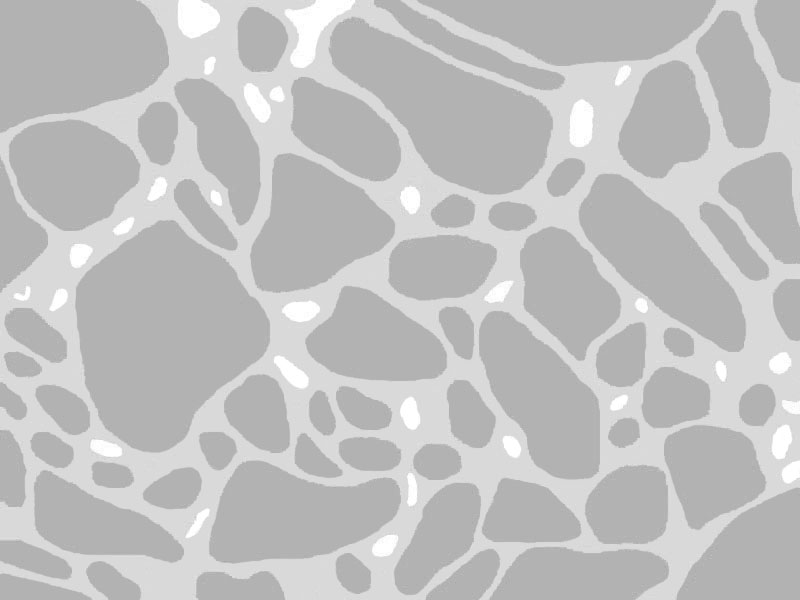
%> input picture 3phase.jpg, 800 x 600 px
$ octave example3.m   (GNU Octave 9; MATLAB toolbox functions it lacks are replaced by stand-ins)
%> lines starting %> are read from the running program, lines starting %| are printed output that depends on the picture; in (x1, y1, x2, y2) boxes, pixels count from 0 and x2, y2 are one past the last pixel; in counts of white or black regions, pixels touching at a corner belong together; the program's own positions count from 1
### subroutine/vectorization2.m
function [ P] = vectorization2(x1,error)%,frac
% vectorization
% x1=imread('2000-4.jpg');

err=error;
% [6 lines of commented-out code are left out]
[L, num]=bwlabel(x1,4);

% disp(['Particle Fraction is ', num2str(frac)]);
disp(['Particle Number is ', num2str(num)]);
RS=zeros(1,num);
%%%%%%%%%%%%%%%%%%%%%%%%%%%%%%%%%%%
LINE_OUT=cell(10,num);
%%%%%%%%%%%%%%%%%%%%%%%%%%%%%%%%%%%
Total_Line=zeros(1000000,4);K1=1;K2=1;
% fid=fopen('2000-23.dxf','wt+');
% write_dxf_head(fid);
for I=1:num
    if mod(I,10)==0
        disp(['Num ',num2str(I),' / ',num2str(num)]);
    end
    T=L;
    T(T~=I)=255;T(T==I)=0;
    % image(T)
    [r,c]=find(T==0);
    alength=size(r,1);    Line=ones(alength*4,4);
    RS(1,I)=alength;
    for i=1:alength
        %LINE 1
        Line(4*(i-1)+1,2)=r(i)-1;Line(4*(i-1)+1,1)=c(i)-1;        Line(4*(i-1)+1,4)=r(i)-1;Line(4*(i-1)+1,3)=c(i)+1-1;
        %LINE 2
        Line(4*(i-1)+2,2)=r(i)-1;Line(4*(i-1)+2,1)=c(i)+1-1;        Line(4*(i-1)+2,4)=r(i)+1-1;Line(4*(i-1)+2,3)=c(i)+1-1;
        %LINE 3
        Line(4*(i-1)+3,2)=r(i)+1-1;Line(4*(i-1)+3,1)=c(i)-1;        Line(4*(i-1)+3,4)=r(i)+1-1;Line(4*(i-1)+3,3)=c(i)+1-1;
        %LINE 4
        Line(4*(i-1)+4,2)=r(i)-1;Line(4*(i-1)+4,1)=c(i)-1;        Line(4*(i-1)+4,4)=r(i)+1-1;Line(4*(i-1)+4,3)=c(i)-1;
    end
    [C,IA,IC]=unique(Line,'rows');
    index=1:1:alength*4;
    irep=setdiff(index,IA);
    tirep=Line(irep,:);
    [c]=setdiff(C,tirep,'rows');
    [C,ia,ib] = intersect(Line,c,'rows');
    FLine=Line(ia,:);
% [21 lines of commented-out code are left out]
    Vert_Polyline=sort_line_mod2(FLine,error);
    LINE_OUT{1,I}=length(Vert_Polyline);
    for ii=1:length(Vert_Polyline)
        tmp=Vert_Polyline{ii};
%         LINE_OUT{1+i,I}=tmp;
%         plot(tmp(:,1),size(L,1)-tmp(:,2),'-o');hold on

        if size(tmp,2)~=0  %%%%%%%%
            x=tmp(:,1);
            y=size(L,1)-tmp(:,2);
            for i=1:size(x,1)
                if abs(x(i)-0)<=err
                    x(i)=0;
                elseif abs(x(i)-size(L,2))<=err
                    x(i)=size(L,2);
                end
            end
            for i=1:size(y,1)
                if abs(y(i)-0)<=err
                    y(i)=0;
                elseif abs(y(i)-size(L,1))<=err
                    y(i)=size(L,1);
                end
            end
%             plot(x,y); hold on
            LINE_OUT{1+ii,I}=[x,y];
%             PT{J}=[x,y];%size(L,1)-
            %   text(mean(x(:)),mean(y(:)),num2str(I)) ;
            %   hold on
        else
            break;  %%%%%%%
        end    %%%%%%%%
    end
end
% [10 lines of commented-out code are left out]
vert_bou=[0 0;0 size(L,1);size(L,2) size(L,1) ;size(L,2) 0;0 0];
% x=vert_bou(:,1);y=vert_bou(:,2);
% plot(x,y); hold on
LINE_OUT{1,I+1}=1;
LINE_OUT{2,I+1}=vert_bou;
% num=num+1;
P=LINE_OUT;
for i=1:size(LINE_OUT,2)
    sarea=zeros(1,LINE_OUT{1,i});
    for j=1:LINE_OUT{1,i}
%         tmp=P{j+1,i};
%         plot(tmp(:,1),tmp(:,2),'-o');hold on
        tmp=LINE_OUT{j+1,i};
        sarea(j)=polyarea(tmp(:,1),tmp(:,2));
    end
    pos=find(sarea==max(sarea));
    LINE_OUT{2,i}=LINE_OUT{1+pos,i};
    kk=0;
    for k=1:pos-1
        kk=kk+1;
        P{2+kk,i}=LINE_OUT{1+k,i};
    end
    for k=pos+1:LINE_OUT{1,i}
        kk=kk+1;
        P{2+kk,i}=LINE_OUT{1+k,i};
    end

end


% P=LINE_OUT;
end

### subroutine/sort_line_mod2.m
function [vert] = sort_line_mod2(mline,error)
%SORT_LINE ?
P1=mline(:,1:2);P2=mline(:,3:4);
PV=[P1;P2];
PV = unique(PV,'rows');
PL=PV;lline=mline;
t=size(PL,1);
pvert=cell(10,1);mp=pvert;np=0;
% while isempty(PL)
while ~isempty(lline)
np=np+1;
vert(1,1)=lline(1,1);vert(1,2)=lline(1,2);
vert2=[lline(1,3),lline(1,4)];
% lline=setdiff(lline,lline(1,:),'rows');
lline(1,:)=[];
k=1; ij=1;
while ij==1
    P1=lline(:,1:2);P2=lline(:,3:4);
    %找到相连的点
    pos_1=panduan_in(P1,vert(k,:));
    pos_2=panduan_in(P2,vert(k,:));
    if isempty(pos_1)
        if ~isempty(pos_2)
            k=k+1;
            vert(k,:)=P1(pos_2,:);
            lline(pos_2,:)=[];
            %lline=setdiff(lline,lline(pos_2,:),'rows');
        end
    else
        k=k+1;
        vert(k,:)=P2(pos_1(1),:);
        lline(pos_1(1),:)=[];
        %lline=setdiff(lline,lline(pos_1,:),'rows');
    end
    if vert(k,:)==vert2
        k=k+1;
        vert(k,:)=vert(1,:);
%         lline=setdiff(lline,lline(1,:),'rows');
        ij=0;
    end
end
% plot(vert(1:k,1),vert(1:k,2),'-o'); hold on
pvert{np}=vert(1:k,:);
mp{np}=boundary_smooth(pvert{np},error);
end

vert=mp(1:np);
end

### example3.m
clear;clc
tic;
addpath subroutine
% image_file='DigiSim.jpg';
image_file='3phase.jpg';
scale=0.1;  error=3.5;
fn=image_file(1:length(image_file)-4);
x1=imread(image_file);
%> x1 is the input picture: size 600x800x3 uint8; min 159, max 255, mean 192.4
x=x1(:,:,1);
% Vectorization bitmap
x1=x;
x1(x1<240)=0;
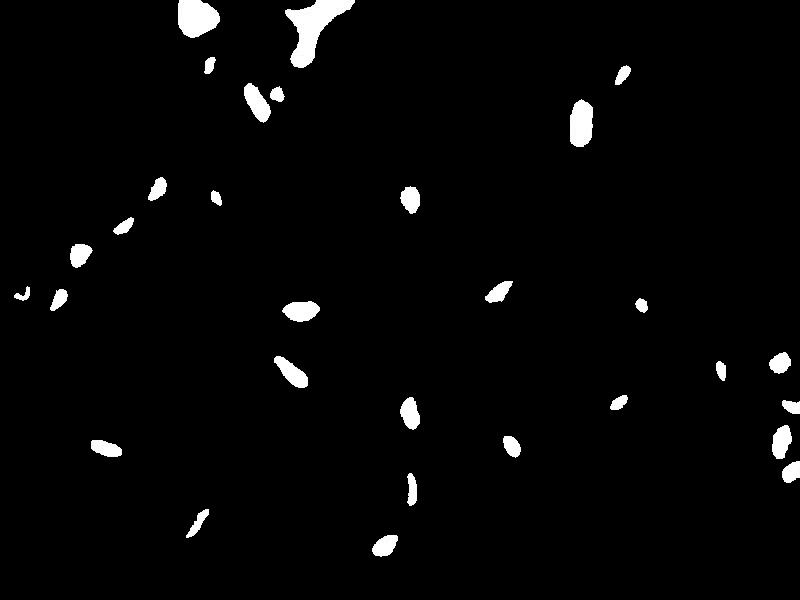
%> x1: size 600x800 uint8; min 0, max 255, mean 6.5
x1(x1>240)=1;
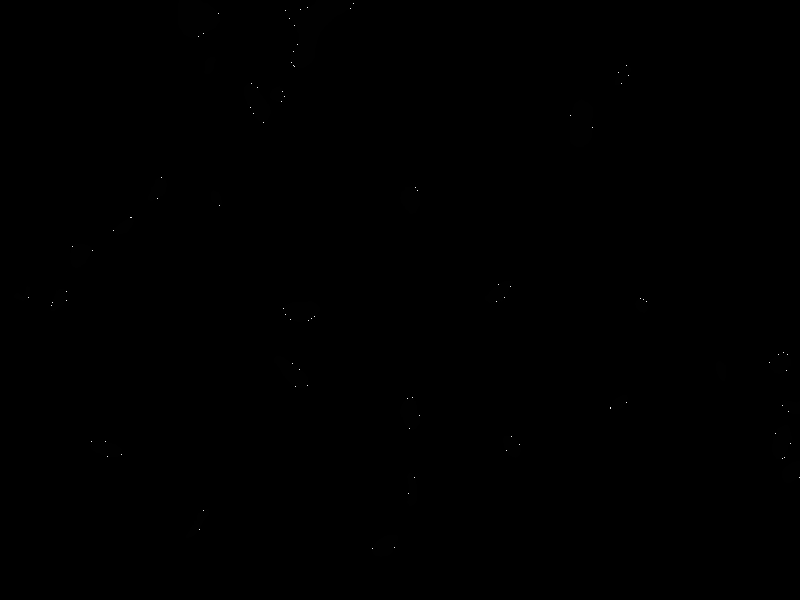
%> x1: size 600x800 uint8; 2.54% of pixels changed, all inside (x1, y1, x2, y2) = (14, 0, 800, 557)
[P1] = vectorization2(x1,error);
%> in vectorization2, `[L, num]=bwlabel(x1,4);`:
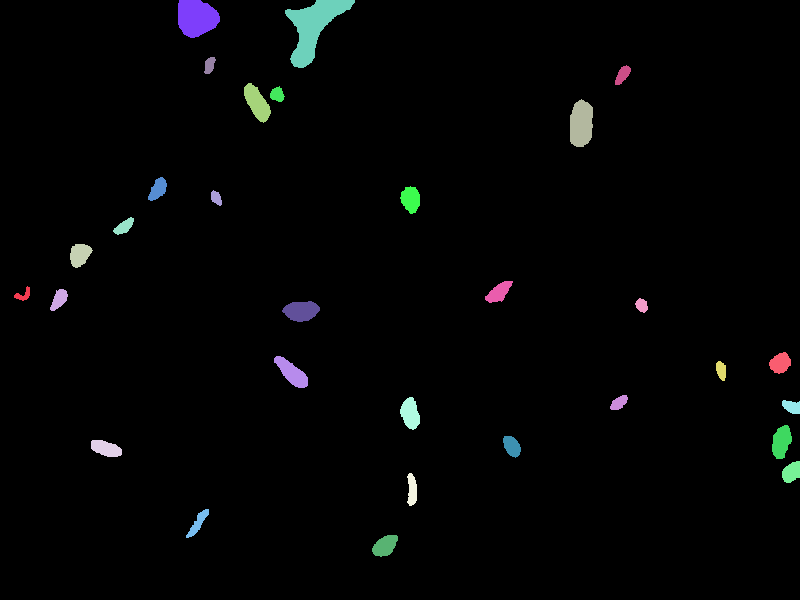
%> L: size 600x800 double; 31 distinct labels, from 0 to 30; one colour per label, 0 black
%> in vectorization2, `[L, num]=bwlabel(x1,4);`: num = 30
%| Particle Number is 30
%> in vectorization2, `LINE_OUT=cell(10,num);`: LINE_OUT = 300 items
%> the loop in vectorization2, `for I=1:num` made 30 passes
%> (alength, t in sort_line_mod2, Vert_Polyline) on passes 1, 2, 3, 4, 5, 6, 8, 9, 10, 12: (110, 68, {[30 287; 27 300; 14 298; 16 293; 24 296; 30 287]}), (238, 82, {[66 290; 67 301; 51 311; 56 290; 66 290]}), (389, 94, {[90 246; 93 251; 86 263; 73 267; 72 246; 90 246]}), (384, 96, {[91 441; 116 444; 122 455; 96 453; 91 441]}), (202, 78, {[134 218; 127 233; 113 232; 123 221; 134 218]}), (280, 86, {[163 177; 165 194; 148 200; 155 180; 163 177]}), (242, 104, {[209 509; 200 530; 186 538; 198 513; 209 509]}), (141, 58, {[215 57; 213 71; 205 74; 205 61; 215 57]}), (120, 54, {[213 190; 219 192; 221 206; 211 200; 213 190]}), (163, 62, {[272 89; 282 88; 282 102; 270 98; 272 89]})
%> (alength, t in sort_line_mod2) on passes 7, 11, 14, 15, 17, 22: (1239, 160), (606, 134), (577, 118), (2031, 296), (403, 96), (916, 144)
%| Num 10 / 30
%| Num 20 / 30
%| Num 30 / 30
%> after the loop in vectorization2, `for I=1:num`:
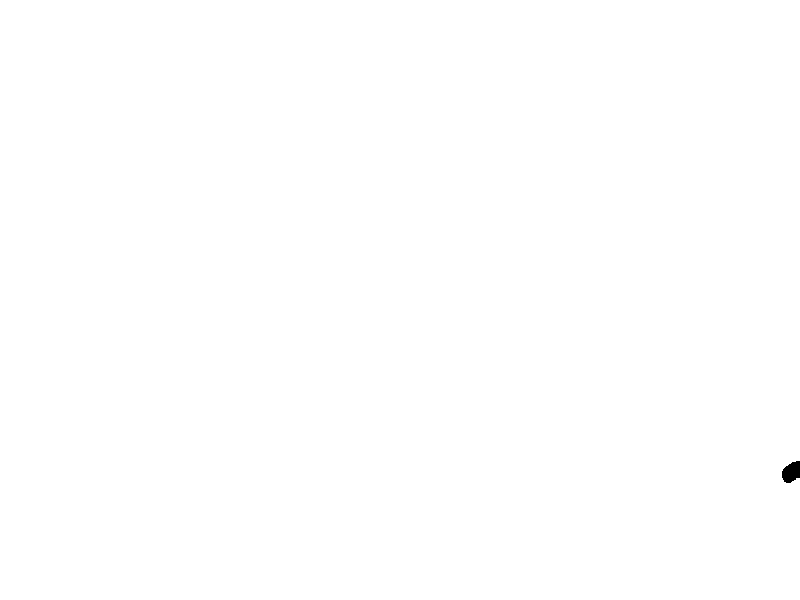
%> T: size 600x800 double; 99.9% white; 1 black region, box (x1, y1, x2, y2) and area: (782, 461, 800, 483) 298
%> after the loop in vectorization2, `for I=1:num`: Line = 1192 rows, first 8: [782 471 783 471; 783 471 783 472; 782 472 783 472; 782 471 782 472; 782 472 783 472; 783 472 783 473; 782 473 783 473; 782 472 782 473]; RS = 30 values, max 2031 at index 15, min 110 at index 1, mean 409.2; x = [800; 800; 784; 783; 800]; y = [139; 122; 118; 131; 139]
%> in vectorization2, `P=LINE_OUT;`: P = 310 items
%> the loop in vectorization2, `for i=1:size(LINE_OUT,2)` made 31 passes
%> P1 = 310 items
% imshow(x1*255);
x2=x;
x2(x2<195)=1;
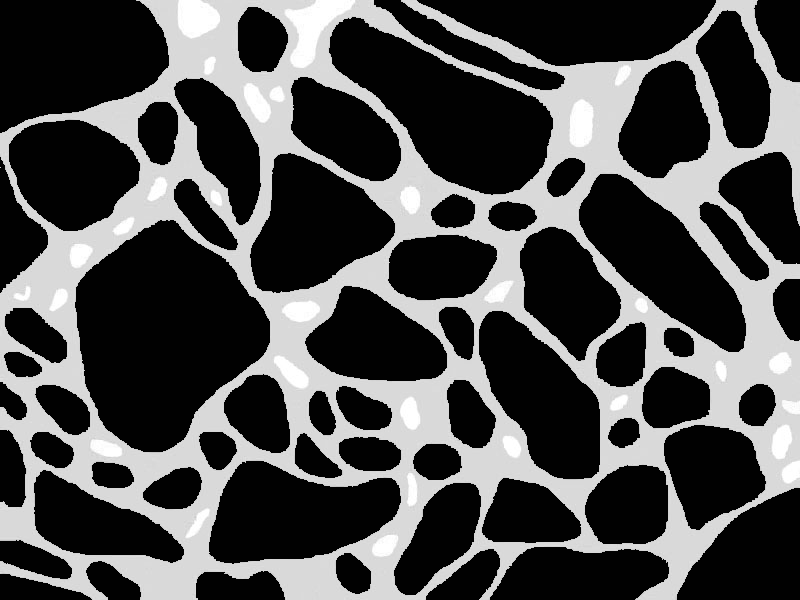
%> x2: size 600x800 uint8; min 1, max 255, mean 76.3
x2(x2>195)=0;
[P2] = vectorization2(x2,error);
%> call 2 of vectorization2, with error = 3.5
%> in vectorization2 (call 2), `[L, num]=bwlabel(x1,4);`:
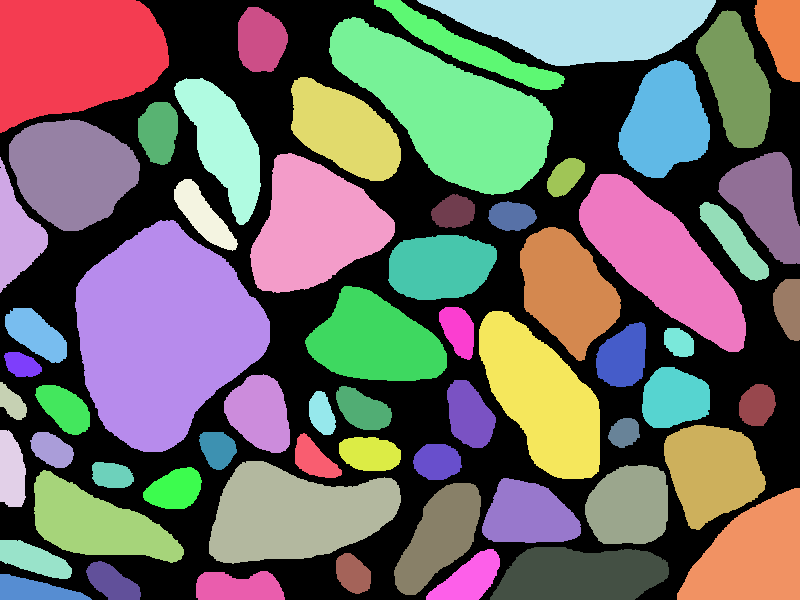
%> L: size 600x800 double; 64 distinct labels, from 0 to 63; one colour per label, 0 black
%> in vectorization2 (call 2), `[L, num]=bwlabel(x1,4);`: num = 63
%| Particle Number is 63
%> in vectorization2 (call 2), `LINE_OUT=cell(10,num);`: LINE_OUT = 630 items
%> (the run ends here)
